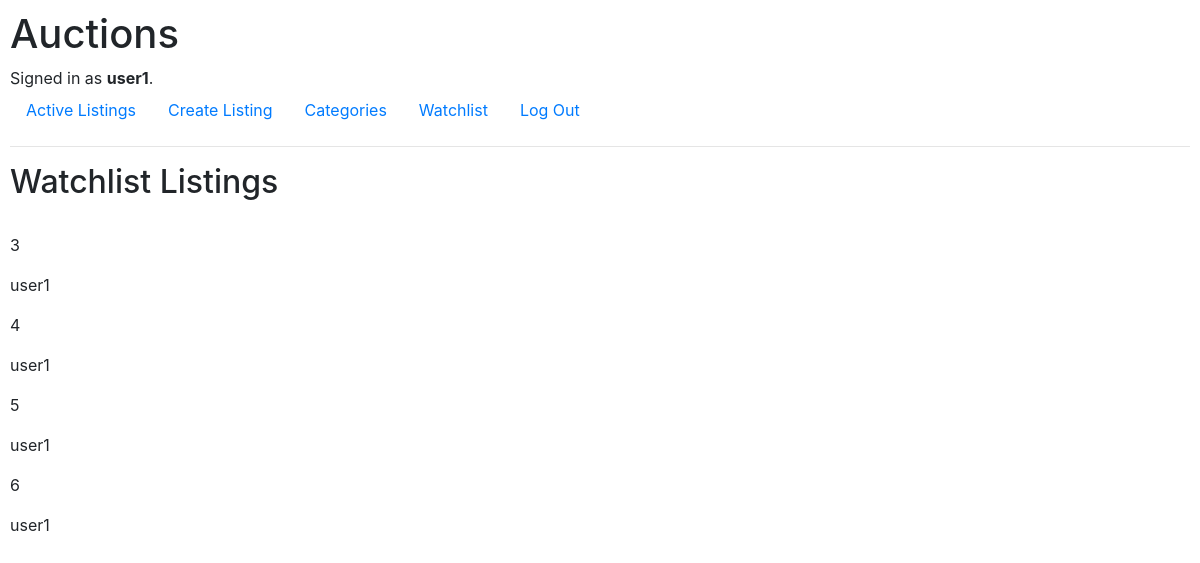
The app's page /view_watchlist (signed in) with its own data.
### auctions/models.py (models this page shows, shortened)
class User(AbstractUser):
    pass

class Watchlists(models.Model):
	owner = models.ForeignKey(User, on_delete=models.CASCADE)
	products = models.ForeignKey(Listings, on_delete=models.CASCADE, blank=True, related_name="listing")

### auctions/views.py (the view)
# urls.py: path("view_watchlist", views.view_watchlist, name="view_watchlist"),
def view_watchlist(request):
    w = Watchlists.objects.filter(owner = 3)
    return render(request, "auctions/watchlist.html",{
        "listings": w
    })

### auctions/templates/auctions/watchlist.html (shortened to what this page needs)
{% extends "auctions/layout.html" %}
{% block body %}
    <h2>Watchlist Listings</h2>
	<br>
	{% for listing in listings %}
	<p>{{listing.id}}</p>
	<p>{{listing.owner}}</p>
	{% endfor %}
{% endblock %}

### auctions/templates/auctions/layout.html (shortened to what this page needs)
{% load static %}
<!DOCTYPE html>
<html lang="en">
    <head>
        <link rel="stylesheet" href="https://stackpath.bootstrapcdn.com/bootstrap/4.4.1/css/bootstrap.min.css">
        <link href="{% static 'auctions/styles.css' %}" rel="stylesheet">
    </head>
    <body>
        <h1>Auctions</h1>
        <div>
            {% if user.is_authenticated %}
                Signed in as <strong>{{ user.username }}</strong>.
            {% else %}
                Not signed in.
            {% endif %}
        </div>
        <ul class="nav">
            <li class="nav-item">
                <a class="nav-link" href="{% url 'index' %}">Active Listings</a>
            </li>
            {% if user.is_authenticated %}
				<li class="nav-item">
					<a href="{% url 'newListing' %}" class="nav-link">Create Listing</a>
				</li>
				<li class="nav-item"><a href="#" class="nav-link">Categories</a></li>
				<li class="nav-item"><a href="{% url 'view_watchlist' %}" class="nav-link">Watchlist	</a></li>
                <li class="nav-item">
                    <a class="nav-link" href="{% url 'logout' %}">Log Out</a>
                </li>
            {% endif %}
        </ul>
        <hr>
        {% block body %}
        {% endblock %}
    </body>
</html>

### auctions/static/auctions/styles.css (style rules this page uses)
body { padding: 10px; }

### records on screen
User: username "user1"
Watchlists: id "3", owner "user1"
Watchlists: id "4", owner "user1"
Watchlists: id "5", owner "user1"
Watchlists: id "6", owner "user1"
